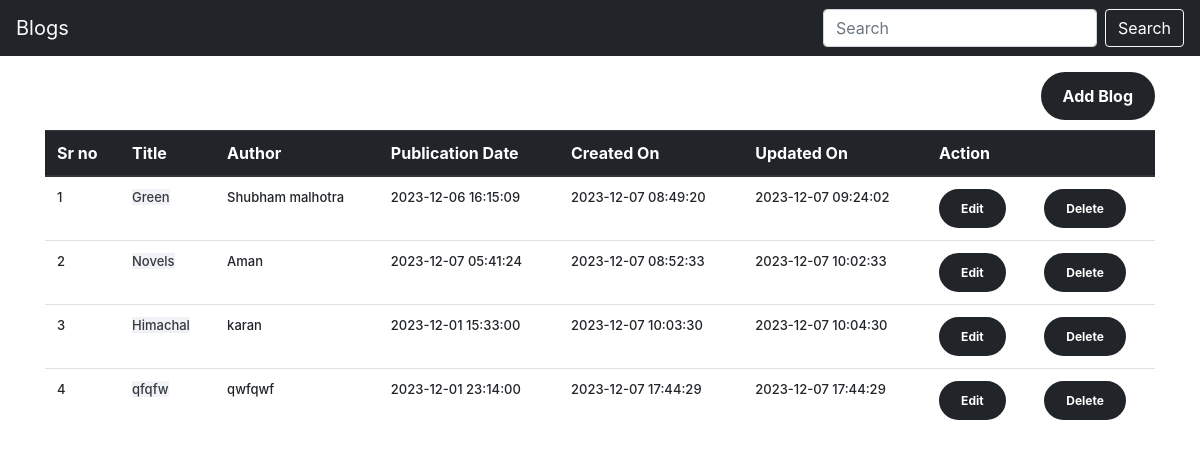
The page / on the database its author committed.
### tables this page shows
CREATE TABLE IF NOT EXISTS `blog_posts` (
  `id` int NOT NULL AUTO_INCREMENT,
  `title` varchar(50) NOT NULL,
  `content` varchar(1000) NOT NULL,
  `author` varchar(100) NOT NULL,
  `publication_date` datetime DEFAULT NULL,
  `created_on` datetime DEFAULT CURRENT_TIMESTAMP,
  `updated_on` datetime DEFAULT NULL,
  `is_deleted` bit(1) DEFAULT b'0',
  PRIMARY KEY (`id`)
);

### index.php (the view, shortened to what this page needs)
<?php
include 'config.php';
include 'header.php';
?>
<div class="container mt-3">
    <a href="create.php" class="addBlogButton btn ">Add Blog</a>
    <table class="table mt-3">
        <thead>
            <tr class="thead-dark">
                <th>Sr no</th>
                <th>Title</th>
                <th>Author</th>
                <th>Publication Date</th>
                <th>Created On</th>
                <th>Updated On</th>
                <th colspan="2">Action</th>
            </tr>
        </thead>
        <tbody>
            <?php
            $sql = "SELECT * FROM blog_posts";
            $result = $conn->query($sql);
            $i=0;
            if ($result->num_rows > 0) {
              while($row = $result->fetch_assoc()) {
               $i++;
               ?>
               <tr>
                <td><?php echo $i ?></td>
                <td><a href="blogdetail.php?id=<?php echo $row['id']; ?>" class="title text-dark"><?php echo $row['title']; ?></a></td>
                <td><?php echo $row['author']; ?></td>
                <td><?php echo $row['publication_date']; ?></td>
                <td><?php echo $row['created_on']; ?></td>
                <td><?php echo $row['updated_on']; ?></td>
                <td><a href="edit.php?id=<?php echo $row['id']; ?>" class="button">Edit</a></td>
                <td><a href="index.php?id=<?php echo $row['id']; ?>"  onclick="return confirm('Are you sure you want to delete?')" class="button">Delete</a></td>
            </tr>
               <?php
              }
            } else {
              echo "0 results";
            }
            ?>
        </tbody>
    </table>
</div>
<?php
include 'footer.php';
?>

### header.php (shortened to what this page needs)
<html lang="en">
<head>
    <link href="https://maxcdn.bootstrapcdn.com/bootstrap/4.0.0/css/bootstrap.min.css" rel="stylesheet">
    <link href="style.css" rel="stylesheet">
</head>
<body>
<nav class="navbar navbar-expand-lg navbar-light main-nav">
  <a class="navbar-brand text-light" href="index.php">Blogs</a>
  <div class="collapse navbar-collapse" id="navbarSupportedContent">
    <form class="form-inline my-2 my-lg-0">
      <input class="form-control mr-sm-2" type="search" placeholder="Search" aria-label="Search">
      <button class="btn btn-outline-light text-white my-2 my-sm-0" type="submit">Search</button>
    </form>
  </div>
</nav>

### footer.php (shortened to what this page needs)
</body>
</html>

### style.css (style rules this page uses)
body { font-family: Nunito,-apple-system,BlinkMacSystemFont,"Segoe UI",Roboto,"Helvetica Neue",Arial,sans-serif,"Apple Color Emoji","Segoe UI Emoji","Segoe UI Symbol","Noto Color Emoji" !important; }
.addBlogButton { float: right; padding: 10px 20px; text-align: center; text-decoration: none; font-size: 16px; font-weight: bold; color: #fff; background-color: #212529; border: 2px solid #212529; border-radius: 25px; cursor: pointer; transition: background-color 0.3s ease, color 0.3s ease; margin-bottom: 10px;; }
a.button { display: inline-block; padding: 10px 20px; text-align: center; text-decoration: none; font-size: 12px; font-weight: bold; color: #fff; background-color: #212529; border: 2px solid #212529; border-radius: 25px; cursor: pointer; transition: background-color 0.3s ease, color 0.3s ease; }
.table th { white-space: nowrap; overflow: hidden; text-overflow: ellipsis; }
.table td { font-weight: 500; font-size: 13px; }
.main-nav { color: white; background-color: #212529; }
.title { background-color: #f0f2f5 }

### rows shown on the page
blog_posts: title "Green", author "Shubham malhotra", publication_date "2023-12-06 16:15:09", created_on "2023-12-07 08:49:20", updated_on "2023-12-07 09:24:02"
blog_posts: title "Novels", author "Aman", publication_date "2023-12-07 05:41:24", created_on "2023-12-07 08:52:33", updated_on "2023-12-07 10:02:33"
blog_posts: title "Himachal", author "karan", publication_date "2023-12-01 15:33:00", created_on "2023-12-07 10:03:30", updated_on "2023-12-07 10:04:30"
blog_posts: title "qfqfw", author "qwfqwf", publication_date "2023-12-01 23:14:00", created_on "2023-12-07 17:44:29", updated_on "2023-12-07 17:44:29"
